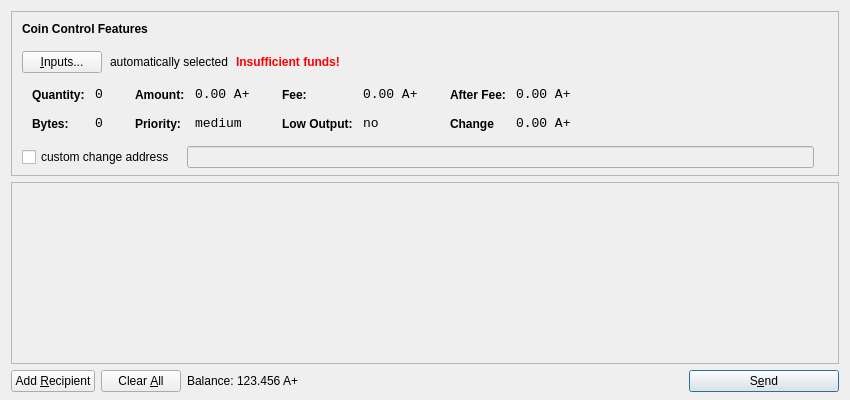
<?xml version="1.0" encoding="UTF-8"?>
<ui version="4.0">
 <class>SendCoinsDialog</class>
 <widget class="QDialog" name="SendCoinsDialog">
  <property name="geometry">
   <rect>
    <x>0</x>
    <y>0</y>
    <width>850</width>
    <height>400</height>
   </rect>
  </property>
  <property name="windowTitle">
   <string>Send Coins</string>
  </property>
  <layout class="QVBoxLayout" name="verticalLayout" stretch="0,1,0">
   <property name="bottomMargin">
    <number>8</number>
   </property>
   <item>
    <widget class="QFrame" name="frameCoinControl">
     <property name="sizePolicy">
      <sizepolicy hsizetype="Expanding" vsizetype="Expanding">
       <horstretch>0</horstretch>
       <verstretch>0</verstretch>
      </sizepolicy>
     </property>
     <property name="maximumSize">
      <size>
       <width>16777215</width>
       <height>16777215</height>
      </size>
     </property>
     <property name="frameShape">
      <enum>QFrame::StyledPanel</enum>
     </property>
     <property name="frameShadow">
      <enum>QFrame::Sunken</enum>
     </property>
     <layout class="QVBoxLayout" name="verticalLayoutCoinControl2">
      <property name="spacing">
       <number>6</number>
      </property>
      <property name="leftMargin">
       <number>0</number>
      </property>
      <property name="topMargin">
       <number>0</number>
      </property>
      <property name="rightMargin">
       <number>0</number>
      </property>
      <property name="bottomMargin">
       <number>6</number>
      </property>
      <item>
       <layout class="QVBoxLayout" name="verticalLayoutCoinControl" stretch="0,0,0,0,1">
        <property name="spacing">
         <number>0</number>
        </property>
        <property name="leftMargin">
         <number>10</number>
        </property>
        <property name="topMargin">
         <number>10</number>
        </property>
        <item>
         <layout class="QHBoxLayout" name="horizontalLayoutCoinControl1">
          <property name="bottomMargin">
           <number>15</number>
          </property>
          <item>
           <widget class="QLabel" name="labelCoinControlFeatures">
            <property name="sizePolicy">
             <sizepolicy hsizetype="Preferred" vsizetype="Maximum">
              <horstretch>0</horstretch>
              <verstretch>0</verstretch>
             </sizepolicy>
            </property>
            <property name="font">
             <font>
              <weight>75</weight>
              <bold>true</bold>
             </font>
            </property>
            <property name="styleSheet">
             <string notr="true">font-weight:bold;</string>
            </property>
            <property name="text">
             <string>Coin Control Features</string>
            </property>
           </widget>
          </item>
         </layout>
        </item>
        <item>
         <layout class="QHBoxLayout" name="horizontalLayoutCoinControl2" stretch="0,0,0,0">
          <property name="spacing">
           <number>8</number>
          </property>
          <property name="bottomMargin">
           <number>10</number>
          </property>
          <item>
           <widget class="QPushButton" name="pushButtonCoinControl">
            <property name="styleSheet">
             <string notr="true"/>
            </property>
            <property name="text">
             <string>&amp;Inputs...</string>
            </property>
           </widget>
          </item>
          <item>
           <widget class="QLabel" name="labelCoinControlAutomaticallySelected">
            <property name="text">
             <string>automatically selected</string>
            </property>
            <property name="margin">
             <number>5</number>
            </property>
           </widget>
          </item>
          <item>
           <widget class="QLabel" name="labelCoinControlInsuffFunds">
            <property name="font">
             <font>
              <weight>75</weight>
              <bold>true</bold>
             </font>
            </property>
            <property name="styleSheet">
             <string notr="true">color:red;font-weight:bold;</string>
            </property>
            <property name="text">
             <string>Insufficient funds!</string>
            </property>
            <property name="margin">
             <number>5</number>
            </property>
           </widget>
          </item>
          <item>
           <spacer name="horizontalSpacerCoinControl">
            <property name="orientation">
             <enum>Qt::Horizontal</enum>
            </property>
            <property name="sizeHint" stdset="0">
             <size>
              <width>40</width>
              <height>1</height>
             </size>
            </property>
           </spacer>
          </item>
         </layout>
        </item>
        <item>
         <widget class="QWidget" name="widgetCoinControl" native="true">
          <property name="sizePolicy">
           <sizepolicy hsizetype="Preferred" vsizetype="Preferred">
            <horstretch>0</horstretch>
            <verstretch>0</verstretch>
           </sizepolicy>
          </property>
          <property name="minimumSize">
           <size>
            <width>0</width>
            <height>0</height>
           </size>
          </property>
          <property name="styleSheet">
           <string notr="true"/>
          </property>
          <layout class="QHBoxLayout" name="horizontalLayoutCoinControl5">
           <property name="leftMargin">
            <number>0</number>
           </property>
           <property name="topMargin">
            <number>0</number>
           </property>
           <property name="rightMargin">
            <number>0</number>
           </property>
           <property name="bottomMargin">
            <number>0</number>
           </property>
           <item>
            <layout class="QHBoxLayout" name="horizontalLayoutCoinControl3" stretch="0,0,0,1">
             <property name="spacing">
              <number>20</number>
             </property>
             <property name="topMargin">
              <number>0</number>
             </property>
             <property name="bottomMargin">
              <number>10</number>
             </property>
             <item>
              <layout class="QFormLayout" name="formLayoutCoinControl1">
               <property name="horizontalSpacing">
                <number>10</number>
               </property>
               <property name="verticalSpacing">
                <number>14</number>
               </property>
               <property name="leftMargin">
                <number>10</number>
               </property>
               <property name="topMargin">
                <number>4</number>
               </property>
               <property name="rightMargin">
                <number>6</number>
               </property>
               <item row="0" column="0">
                <widget class="QLabel" name="labelCoinControlQuantityText">
                 <property name="styleSheet">
                  <string notr="true">font-weight:bold;</string>
                 </property>
                 <property name="text">
                  <string>Quantity:</string>
                 </property>
                 <property name="margin">
                  <number>0</number>
                 </property>
                </widget>
               </item>
               <item row="0" column="1">
                <widget class="QLabel" name="labelCoinControlQuantity">
                 <property name="font">
                  <font>
                   <family>Monospace</family>
                   <pointsize>10</pointsize>
                  </font>
                 </property>
                 <property name="cursor">
                  <cursorShape>IBeamCursor</cursorShape>
                 </property>
                 <property name="contextMenuPolicy">
                  <enum>Qt::ActionsContextMenu</enum>
                 </property>
                 <property name="text">
                  <string>0</string>
                 </property>
                 <property name="margin">
                  <number>0</number>
                 </property>
                 <property name="textInteractionFlags">
                  <set>Qt::LinksAccessibleByMouse|Qt::TextSelectableByKeyboard|Qt::TextSelectableByMouse</set>
                 </property>
                </widget>
               </item>
               <item row="1" column="0">
                <widget class="QLabel" name="labelCoinControlBytesText">
                 <property name="styleSheet">
                  <string notr="true">font-weight:bold;</string>
                 </property>
                 <property name="text">
                  <string>Bytes:</string>
                 </property>
                </widget>
               </item>
               <item row="1" column="1">
                <widget class="QLabel" name="labelCoinControlBytes">
                 <property name="font">
                  <font>
                   <family>Monospace</family>
                   <pointsize>10</pointsize>
                  </font>
                 </property>
                 <property name="cursor">
                  <cursorShape>IBeamCursor</cursorShape>
                 </property>
                 <property name="contextMenuPolicy">
                  <enum>Qt::ActionsContextMenu</enum>
                 </property>
                 <property name="text">
                  <string>0</string>
                 </property>
                 <property name="textInteractionFlags">
                  <set>Qt::LinksAccessibleByMouse|Qt::TextSelectableByKeyboard|Qt::TextSelectableByMouse</set>
                 </property>
                </widget>
               </item>
              </layout>
             </item>
             <item>
              <layout class="QFormLayout" name="formLayoutCoinControl2">
               <property name="horizontalSpacing">
                <number>10</number>
               </property>
               <property name="verticalSpacing">
                <number>14</number>
               </property>
               <property name="leftMargin">
                <number>6</number>
               </property>
               <property name="topMargin">
                <number>4</number>
               </property>
               <property name="rightMargin">
                <number>6</number>
               </property>
               <item row="0" column="0">
                <widget class="QLabel" name="labelCoinControlAmountText">
                 <property name="styleSheet">
                  <string notr="true">font-weight:bold;</string>
                 </property>
                 <property name="text">
                  <string>Amount:</string>
                 </property>
                 <property name="margin">
                  <number>0</number>
                 </property>
                </widget>
               </item>
               <item row="0" column="1">
                <widget class="QLabel" name="labelCoinControlAmount">
                 <property name="font">
                  <font>
                   <family>Monospace</family>
                   <pointsize>10</pointsize>
                  </font>
                 </property>
                 <property name="cursor">
                  <cursorShape>IBeamCursor</cursorShape>
                 </property>
                 <property name="contextMenuPolicy">
                  <enum>Qt::ActionsContextMenu</enum>
                 </property>
                 <property name="text">
                  <string>0.00 A+</string>
                 </property>
                 <property name="textInteractionFlags">
                  <set>Qt::LinksAccessibleByMouse|Qt::TextSelectableByKeyboard|Qt::TextSelectableByMouse</set>
                 </property>
                </widget>
               </item>
               <item row="1" column="0">
                <widget class="QLabel" name="labelCoinControlPriorityText">
                 <property name="styleSheet">
                  <string notr="true">font-weight:bold;</string>
                 </property>
                 <property name="text">
                  <string>Priority:</string>
                 </property>
                </widget>
               </item>
               <item row="1" column="1">
                <widget class="QLabel" name="labelCoinControlPriority">
                 <property name="font">
                  <font>
                   <family>Monospace</family>
                   <pointsize>10</pointsize>
                  </font>
                 </property>
                 <property name="cursor">
                  <cursorShape>IBeamCursor</cursorShape>
                 </property>
                 <property name="contextMenuPolicy">
                  <enum>Qt::ActionsContextMenu</enum>
                 </property>
                 <property name="text">
                  <string>medium</string>
                 </property>
                 <property name="textInteractionFlags">
                  <set>Qt::LinksAccessibleByMouse|Qt::TextSelectableByKeyboard|Qt::TextSelectableByMouse</set>
                 </property>
                </widget>
               </item>
              </layout>
             </item>
             <item>
              <layout class="QFormLayout" name="formLayoutCoinControl3">
               <property name="horizontalSpacing">
                <number>10</number>
               </property>
               <property name="verticalSpacing">
                <number>14</number>
               </property>
               <property name="leftMargin">
                <number>6</number>
               </property>
               <property name="topMargin">
                <number>4</number>
               </property>
               <property name="rightMargin">
                <number>6</number>
               </property>
               <item row="0" column="0">
                <widget class="QLabel" name="labelCoinControlFeeText">
                 <property name="styleSheet">
                  <string notr="true">font-weight:bold;</string>
                 </property>
                 <property name="text">
                  <string>Fee:</string>
                 </property>
                 <property name="margin">
                  <number>0</number>
                 </property>
                </widget>
               </item>
               <item row="0" column="1">
                <widget class="QLabel" name="labelCoinControlFee">
                 <property name="font">
                  <font>
                   <family>Monospace</family>
                   <pointsize>10</pointsize>
                  </font>
                 </property>
                 <property name="cursor">
                  <cursorShape>IBeamCursor</cursorShape>
                 </property>
                 <property name="contextMenuPolicy">
                  <enum>Qt::ActionsContextMenu</enum>
                 </property>
                 <property name="text">
                  <string>0.00 A+</string>
                 </property>
                 <property name="textInteractionFlags">
                  <set>Qt::LinksAccessibleByMouse|Qt::TextSelectableByKeyboard|Qt::TextSelectableByMouse</set>
                 </property>
                </widget>
               </item>
               <item row="1" column="0">
                <widget class="QLabel" name="labelCoinControlLowOutputText">
                 <property name="styleSheet">
                  <string notr="true">font-weight:bold;</string>
                 </property>
                 <property name="text">
                  <string>Low Output:</string>
                 </property>
                </widget>
               </item>
               <item row="1" column="1">
                <widget class="QLabel" name="labelCoinControlLowOutput">
                 <property name="font">
                  <font>
                   <family>Monospace</family>
                   <pointsize>10</pointsize>
                  </font>
                 </property>
                 <property name="cursor">
                  <cursorShape>IBeamCursor</cursorShape>
                 </property>
                 <property name="contextMenuPolicy">
                  <enum>Qt::ActionsContextMenu</enum>
                 </property>
                 <property name="text">
                  <string>no</string>
                 </property>
                 <property name="textInteractionFlags">
                  <set>Qt::LinksAccessibleByMouse|Qt::TextSelectableByKeyboard|Qt::TextSelectableByMouse</set>
                 </property>
                </widget>
               </item>
              </layout>
             </item>
             <item>
              <layout class="QFormLayout" name="formLayoutCoinControl4">
               <property name="horizontalSpacing">
                <number>10</number>
               </property>
               <property name="verticalSpacing">
                <number>14</number>
               </property>
               <property name="leftMargin">
                <number>6</number>
               </property>
               <property name="topMargin">
                <number>4</number>
               </property>
               <property name="rightMargin">
                <number>6</number>
               </property>
               <item row="0" column="0">
                <widget class="QLabel" name="labelCoinControlAfterFeeText">
                 <property name="styleSheet">
                  <string notr="true">font-weight:bold;</string>
                 </property>
                 <property name="text">
                  <string>After Fee:</string>
                 </property>
                 <property name="margin">
                  <number>0</number>
                 </property>
                </widget>
               </item>
               <item row="0" column="1">
                <widget class="QLabel" name="labelCoinControlAfterFee">
                 <property name="font">
                  <font>
                   <family>Monospace</family>
                   <pointsize>10</pointsize>
                  </font>
                 </property>
                 <property name="cursor">
                  <cursorShape>IBeamCursor</cursorShape>
                 </property>
                 <property name="contextMenuPolicy">
                  <enum>Qt::ActionsContextMenu</enum>
                 </property>
                 <property name="text">
                  <string>0.00 A+</string>
                 </property>
                 <property name="textInteractionFlags">
                  <set>Qt::LinksAccessibleByMouse|Qt::TextSelectableByKeyboard|Qt::TextSelectableByMouse</set>
                 </property>
                </widget>
               </item>
               <item row="1" column="0">
                <widget class="QLabel" name="labelCoinControlChangeText">
                 <property name="styleSheet">
                  <string notr="true">font-weight:bold;</string>
                 </property>
                 <property name="text">
                  <string>Change</string>
                 </property>
                </widget>
               </item>
               <item row="1" column="1">
                <widget class="QLabel" name="labelCoinControlChange">
                 <property name="font">
                  <font>
                   <family>Monospace</family>
                   <pointsize>10</pointsize>
                  </font>
                 </property>
                 <property name="cursor">
                  <cursorShape>IBeamCursor</cursorShape>
                 </property>
                 <property name="contextMenuPolicy">
                  <enum>Qt::ActionsContextMenu</enum>
                 </property>
                 <property name="text">
                  <string>0.00 A+</string>
                 </property>
                 <property name="textInteractionFlags">
                  <set>Qt::LinksAccessibleByMouse|Qt::TextSelectableByKeyboard|Qt::TextSelectableByMouse</set>
                 </property>
                </widget>
               </item>
              </layout>
             </item>
            </layout>
           </item>
          </layout>
         </widget>
        </item>
        <item>
         <layout class="QHBoxLayout" name="horizontalLayoutCoinControl4" stretch="0,0,0">
          <property name="spacing">
           <number>12</number>
          </property>
          <property name="sizeConstraint">
           <enum>QLayout::SetDefaultConstraint</enum>
          </property>
          <property name="topMargin">
           <number>5</number>
          </property>
          <property name="rightMargin">
           <number>5</number>
          </property>
          <item>
           <widget class="QCheckBox" name="checkBoxCoinControlChange">
            <property name="text">
             <string>custom change address</string>
            </property>
           </widget>
          </item>
          <item>
           <widget class="QLineEdit" name="lineEditCoinControlChange">
            <property name="enabled">
             <bool>false</bool>
            </property>
            <property name="sizePolicy">
             <sizepolicy hsizetype="Expanding" vsizetype="Fixed">
              <horstretch>0</horstretch>
              <verstretch>0</verstretch>
             </sizepolicy>
            </property>
           </widget>
          </item>
          <item>
           <widget class="QLabel" name="labelCoinControlChangeLabel">
            <property name="sizePolicy">
             <sizepolicy hsizetype="Preferred" vsizetype="Expanding">
              <horstretch>0</horstretch>
              <verstretch>0</verstretch>
             </sizepolicy>
            </property>
            <property name="minimumSize">
             <size>
              <width>0</width>
              <height>0</height>
             </size>
            </property>
            <property name="text">
             <string/>
            </property>
            <property name="margin">
             <number>3</number>
            </property>
           </widget>
          </item>
         </layout>
        </item>
        <item>
         <spacer name="verticalSpacerCoinControl">
          <property name="orientation">
           <enum>Qt::Vertical</enum>
          </property>
          <property name="sizeHint" stdset="0">
           <size>
            <width>800</width>
            <height>1</height>
           </size>
          </property>
         </spacer>
        </item>
       </layout>
      </item>
     </layout>
    </widget>
   </item>
   <item>
    <widget class="QScrollArea" name="scrollArea">
     <property name="widgetResizable">
      <bool>true</bool>
     </property>
     <widget class="QWidget" name="scrollAreaWidgetContents">
      <property name="geometry">
       <rect>
        <x>0</x>
        <y>0</y>
        <width>830</width>
        <height>173</height>
       </rect>
      </property>
      <layout class="QVBoxLayout" name="verticalLayout_2">
       <property name="leftMargin">
        <number>0</number>
       </property>
       <property name="topMargin">
        <number>0</number>
       </property>
       <property name="rightMargin">
        <number>0</number>
       </property>
       <property name="bottomMargin">
        <number>0</number>
       </property>
       <item>
        <layout class="QVBoxLayout" name="entries">
         <property name="spacing">
          <number>6</number>
         </property>
        </layout>
       </item>
       <item>
        <spacer name="verticalSpacer">
         <property name="orientation">
          <enum>Qt::Vertical</enum>
         </property>
         <property name="sizeHint" stdset="0">
          <size>
           <width>20</width>
           <height>40</height>
          </size>
         </property>
        </spacer>
       </item>
      </layout>
     </widget>
    </widget>
   </item>
   <item>
    <layout class="QHBoxLayout" name="horizontalLayout">
     <item>
      <widget class="QPushButton" name="addButton">
       <property name="toolTip">
        <string>Send to multiple recipients at once</string>
       </property>
       <property name="text">
        <string>Add &amp;Recipient</string>
       </property>
       <property name="icon">
        <iconset resource="../nbnintegral.qrc">
         <normaloff>:/icons/add</normaloff>:/icons/add</iconset>
       </property>
       <property name="autoDefault">
        <bool>false</bool>
       </property>
      </widget>
     </item>
     <item>
      <widget class="QPushButton" name="clearButton">
       <property name="sizePolicy">
        <sizepolicy hsizetype="Minimum" vsizetype="Fixed">
         <horstretch>0</horstretch>
         <verstretch>0</verstretch>
        </sizepolicy>
       </property>
       <property name="toolTip">
        <string>Remove all transaction fields</string>
       </property>
       <property name="text">
        <string>Clear &amp;All</string>
       </property>
       <property name="icon">
        <iconset resource="../nbnintegral.qrc">
         <normaloff>:/icons/remove</normaloff>:/icons/remove</iconset>
       </property>
       <property name="autoRepeatDelay">
        <number>300</number>
       </property>
       <property name="autoDefault">
        <bool>false</bool>
       </property>
      </widget>
     </item>
     <item>
      <layout class="QHBoxLayout" name="horizontalLayout_2">
       <property name="spacing">
        <number>3</number>
       </property>
       <item>
        <widget class="QLabel" name="label">
         <property name="text">
          <string>Balance:</string>
         </property>
        </widget>
       </item>
       <item>
        <widget class="QLabel" name="labelBalance">
         <property name="cursor">
          <cursorShape>IBeamCursor</cursorShape>
         </property>
         <property name="text">
          <string>123.456 A+</string>
         </property>
         <property name="textInteractionFlags">
          <set>Qt::LinksAccessibleByMouse|Qt::TextSelectableByKeyboard|Qt::TextSelectableByMouse</set>
         </property>
        </widget>
       </item>
      </layout>
     </item>
     <item>
      <spacer name="horizontalSpacer">
       <property name="orientation">
        <enum>Qt::Horizontal</enum>
       </property>
       <property name="sizeHint" stdset="0">
        <size>
         <width>40</width>
         <height>20</height>
        </size>
       </property>
      </spacer>
     </item>
     <item>
      <widget class="QPushButton" name="sendButton">
       <property name="minimumSize">
        <size>
         <width>150</width>
         <height>0</height>
        </size>
       </property>
       <property name="toolTip">
        <string>Confirm the send action</string>
       </property>
       <property name="text">
        <string>S&amp;end</string>
       </property>
       <property name="icon">
        <iconset resource="../nbnintegral.qrc">
         <normaloff>:/icons/send</normaloff>:/icons/send</iconset>
       </property>
       <property name="default">
        <bool>true</bool>
       </property>
      </widget>
     </item>
    </layout>
   </item>
  </layout>
 </widget>
 <resources>
  <include location="../nbnintegral.qrc"/>
 </resources>
 <connections/>
</ui>
